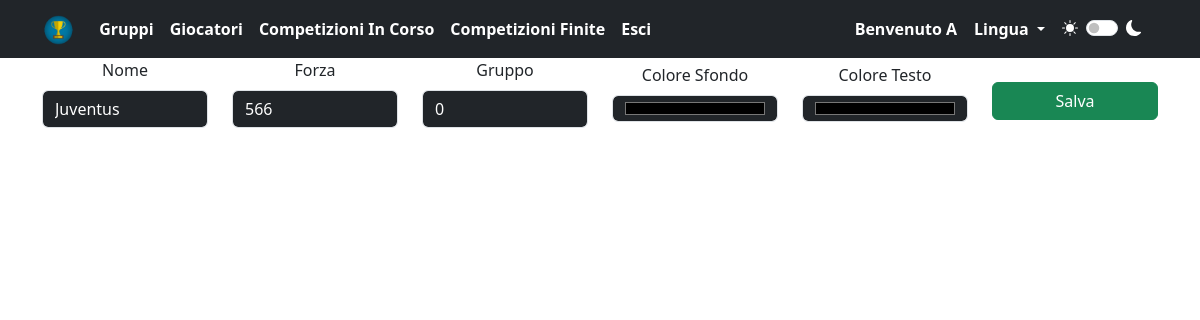
The page /index.php?page=azioni&name=modificasquadra&squadra=Juventus (signed in) on the database its author committed.
### tables this page shows
CREATE TABLE `squadre` (
  `utente` varchar(200) NOT NULL,
  `nome` varchar(200) NOT NULL,
  `forza` int(50) NOT NULL,
  `gruppo` varchar(200) NOT NULL DEFAULT '0',
  `colore1` varchar(200) NOT NULL,
  `colore2` varchar(200) NOT NULL
);

### language/italiano.php (called while the page is built, shortened)
<?php
$VCM_save = "Salva";
$VCM_name = "Nome";
$VCM_strength = "Forza";
$VCM_color1 = "Colore Sfondo";
$VCM_color2 = "Colore Testo";
?>

### azioni.php (the view, shortened to what this page needs)
<div class="container">
    <?php
    $user = $_SESSION['username'];
    if (isset($_GET['name'])  && isset($_GET['squadra'])) {
        $name = $_GET['name'];
        $squadra = $_GET['squadra'];
        if ($name == "modificasquadra") {
            $sql_select = "SELECT * FROM squadre WHERE utente = ? AND nome = ?";
            $stmt_select = $conn->prepare($sql_select);
            $stmt_select->bind_param("ss", $user, $squadra);
            $stmt_select->execute();
            $result_select = $stmt_select->get_result();
            if ($result_select->num_rows > 0) {
                $row = $result_select->fetch_assoc();
                $nome = $row['nome'];
                $forza = $row['forza'];
                $colore_primario = $row['colore1'];
                $colore_secondario = $row['colore2'];
            } else {
                echo $VCM_query1_error . $squadra;
            }
            $query_gruppi = "SELECT nome FROM gruppi WHERE utente = ? ORDER BY nome";
            $stmt_gruppi = $conn->prepare($query_gruppi);
            $stmt_gruppi->bind_param("s", $user);
            $stmt_gruppi->execute();
            $result_gruppi = $stmt_gruppi->get_result();
        }
    ?>
        <form action="index.php?page=azioni&name=modificasquadra&user=<?php echo $user; ?>&squadra=<?php echo urlencode($squadra); ?>" method="post">
            <div class="row align-items-center justify-content-center">
                <div class="col-lg-2 text-center">
                    <div class="mb-3">
                        <label for="<?php echo $VCM_name; ?>" class="form-label"><?php echo $VCM_name; ?></label>
                        <input type="text" class="form-control" id="nome" name="nome" value="<?php echo htmlspecialchars($nome); ?>" required>
                    </div>
                </div>
                <div class="col-lg-2 text-center">
                    <div class="mb-3">
                        <label for="<?php echo $VCM_strength; ?>" class="form-label"><?php echo $VCM_strength; ?></label>
                        <input type="number" class="form-control" id="forza" name="forza" value="<?php echo htmlspecialchars($forza); ?>" required>
                    </div>
                </div>
                <div class="col-lg-2 text-center">
                    <div class="mb-3">
                        <label for="gruppo" class="form-label">Gruppo</label>
                        <select class="form-control" id="gruppo" name="gruppo" required>
                            <?php while ($row = $result_gruppi->fetch_assoc()) : ?>
                                <option value="<?php echo htmlspecialchars($row['nome']); ?>">
                                    <?php echo htmlspecialchars($row['nome']); ?>
                                </option>
                            <?php endwhile; ?>
                        </select>
                    </div>
                </div>
                <div class="col-lg-2 text-center">
                    <div class="mb-3">
                        <label for="<?php echo $VCM_color1; ?>" class="form-label"><?php echo $VCM_color1; ?></label>
                        <input type="color" class="form-control" id="colore_primario" name="colore_primario" value="<?php echo htmlspecialchars($colore_primario); ?>" required>
                    </div>
                </div>
                <div class="col-lg-2 text-center">
                    <div class="mb-3">
                        <label for="<?php echo $VCM_color2; ?>" class="form-label"><?php echo $VCM_color2; ?></label>
                        <input type="color" class="form-control" id="colore_secondario" name="colore_secondario" value="<?php echo htmlspecialchars($colore_secondario); ?>" required>
                    </div>
                </div>
                <div class="col-lg-2">
                    <button type="submit" class="btn btn-success w-100" name="submit_modifica"><?php echo $VCM_save; ?></button>
                </div>
            </div>
        </form>
    <?php
    }
    ?>
</div>

### css/style.css (style rules this page uses)
:root { --primarycolor: #212529; --secondarycolor: #ffffff; --bs-body-color: #ffffff; --bs-body-bg: #212529; --bs-tertiary-bg : #212529; }
body { background-color: var(--secondarycolor); color: var(--primarycolor); }

### rows shown on the page
squadre: nome "Juventus", forza "566", colore_primario "#000000", colore_secondario "#000000"

### other values the page prints
$VCM_players "Giocatori"
$VCM_comp_in_progress "Competizioni In Corso"
$VCM_comp_finished "Competizioni Finite"
$VCM_logout "Esci"
$VCM_welcome "Benvenuto"
$_SESSION['username'] "A"
$VCM_language "Lingua"
$VCM_name "Nome"
$VCM_strength "Forza"
$VCM_color1 "Colore Sfondo"
$VCM_color2 "Colore Testo"
$VCM_save "Salva"
form field gruppo "0"
